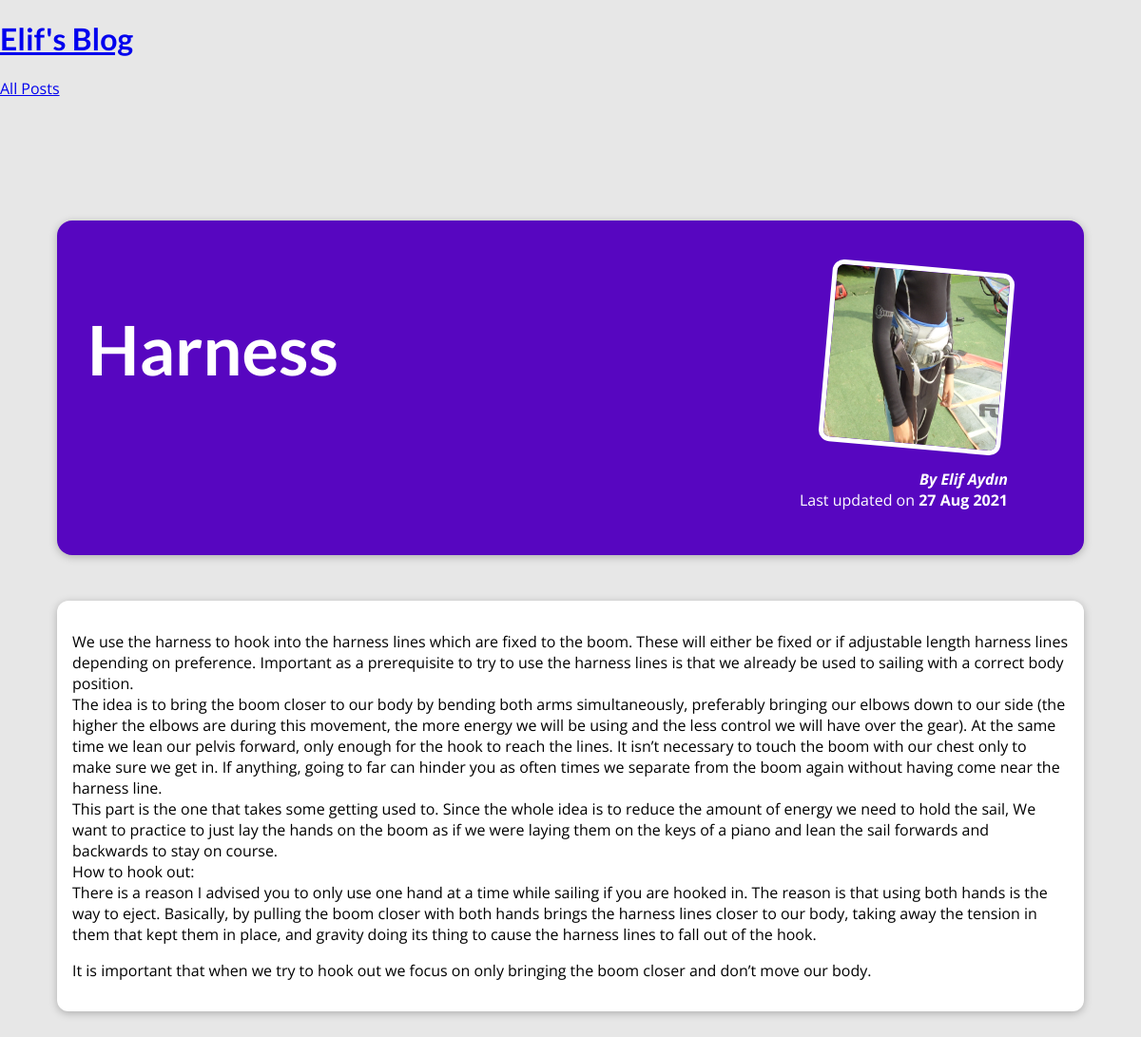
Screenshot of /posts/harness with the database file from the repository.
### blog/models.py (models this page shows)
class Post(models.Model):
    title = models.CharField(max_length=150)
    excerpt = models.CharField(max_length=200)
    image_name = models.CharField(max_length=100)
    date = models.DateField(auto_now=True)
    slug = models.SlugField(unique=True, db_index=True)
    content = models.TextField(validators=[MinLengthValidator(10)])
    author = models.ForeignKey(
        Author, on_delete=models.SET_NULL, null=True,related_name="posts")
    tags = models.ManyToManyField(Tag)

class Author(models.Model):
    first_name = models.CharField(max_length=100)
    last_name = models.CharField(max_length=100)
    email_address = models.EmailField()
    def full_name(self):
        return f"{self.first_name} {self.last_name}"
    def __str__(self):
        return self.full_name()

### blog/views.py (the view)
# urls.py: path("posts/<slug:slug>",views.post_detail,name="post-detail-page")] #/posts/my-first-post
def post_detail(request,slug):
    identified_post=get_object_or_404(Post,slug=slug)
    return render(request,"blog/post-detail.html",{
        "post":identified_post
    })

### blog/templates/blog/post-detail.html (shortened to what this page needs)
{% extends "base.html" %}
{% load static %}
{% block css_files %}
<link rel="stylesheet" href="{% static "blog/post-detail.css" %}" />
{% endblock %}
{% block content %}
<section id="summary">
  <h2>{{ post.title }}</h2>
  <article>
    <img src="{% static "blog/images/"|add:post.image_name %}" alt="{{ post.title }}" />
    <address>By <a href="mailto:{{post.author.email_address}}">{{ post.author }}</a></address>
    <div>Last updated on <time>{{ post.date|date:"d M Y" }}</time></div>
  </article>
</section>
<main>
  {{ post.content|linebreaks }}
</main>
{% endblock %}

### static/app.css (style rules this page uses)
* { box-sizing: border-box; }
html { font-family: 'Open Sans', 'Lato', sans-serif; }
body { margin: 0; }
h1, h2, h3 { font-family: 'Lato', sans-serif; font-weight: bold; }

### blog/static/blog/post-detail.css (style rules this page uses)
body { background-color: #e7e7e7; }
#summary { margin: 8rem auto 3rem auto; padding: 2rem; width: 90%; max-width: 90rem; border-radius: 16px; background-color: #5706c0; position: relative; box-shadow: 0 2px 8px rgba(0, 0, 0, 0.25); height: 22rem; }
#summary h2 { color: white; font-size: 4.5rem; }
#summary article { position: absolute; top: 2rem; right: 3rem; padding: 1rem 2rem; border-radius: 12px; text-align: right; color: white; }
#summary article img { width: 12rem; height: 12rem; border-radius: 12px; transform: rotateZ(5deg); border: 5px solid white; margin-bottom: 1rem; }
#summary address { font-weight: bold; }
#summary a { color:white; text-decoration:none; }
#summary time { font-weight: bold; }
main { width: 90%; max-width: 90rem; margin: 3rem auto; background-color: white; padding: 1rem; border-radius: 12px; box-shadow: 0 2px 8px rgba(0, 0, 0, 0.25); }

### rows the page displays
Post: title "Harness", image_name (picture), author "Elif Aydın", date "27 Aug 2021", content "We use the harness to hook into the harness lines which are fixed to the boom. These will either be fixed or if adjustable length harness lines depending on preference. Important as a prerequisite to try to use the harness lines is that we already be used to sailing with a correct body position. The idea is to bring the boom closer to our body by bending both arms simultaneously, preferably bringing our elbows down to our side (the higher the elbows are during this movement, the more energy we will be using and the less control we will have over the gear). At the same time we lean our pelvis forward, only enough for the hook to reach the lines. It isn’t necessary to touch the boom with our…"
